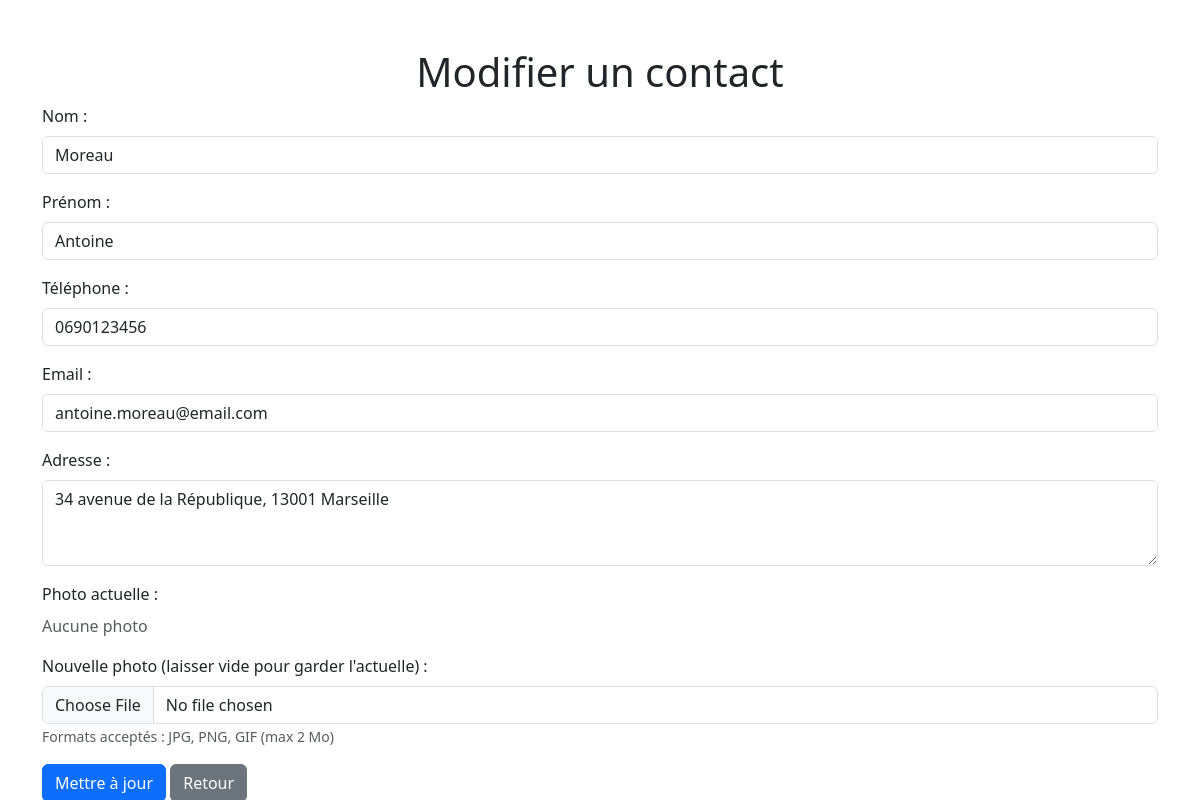
Screenshot of /index.php?action=edit&id=9 (signed in) with the database file from the repository.
### tables this page shows
CREATE TABLE IF NOT EXISTS CARNET (
    id INT AUTO_INCREMENT PRIMARY KEY,
    nom VARCHAR(100) NOT NULL,
    prenom VARCHAR(100) NOT NULL,
    telephone VARCHAR(15) NOT NULL,
    email VARCHAR(100) NOT NULL,
    adresse TEXT,
    photo VARCHAR(255) DEFAULT NULL,
    created_at TIMESTAMP DEFAULT CURRENT_TIMESTAMP
);

### controllers/contact_controller.php (called while the page is built, shortened)
<?php
require_once __DIR__ . '/../models/contact_model.php';
require_once __DIR__ . '/../models/LogModel.php';
function showEditForm() {
    global $pdo;
    $id = $_GET['id'] ?? null;
    $contact = getContactById($pdo, $id);
    include __DIR__ . '/../views/contact/edit.php';
}
?>

### models/contact_model.php (called while the page is built, shortened)
<?php
function getContactById($pdo, $id) {
    $stmt = $pdo->prepare("SELECT * FROM CARNET WHERE id = ?");
    $stmt->execute([$id]);
    return $stmt->fetch(PDO::FETCH_ASSOC);
}
?>

### views/contact/edit.php (the view, shortened to what this page needs)
<?php
$old = $_SESSION['old'] ?? [];
?>
<!DOCTYPE html>
<html lang="fr">
<head>
    <link href="https://cdn.jsdelivr.net/npm/bootstrap@5.3.8/dist/css/bootstrap.min.css" rel="stylesheet">
</head>
<body>
<div class="container mt-5">
    <h1 class="text-center">Modifier un contact</h1>
    <form action="index.php?action=update" method="POST" enctype="multipart/form-data">
        <div class="mb-3">
            <label for="nom" class="form-label">Nom :</label>
            <input type="text" id="nom" name="nom" class="form-control" value="<?= htmlspecialchars($old['nom'] ?? $contact['nom']) ?>" required>
        </div>
        <div class="mb-3">
            <label for="prenom" class="form-label">Prénom :</label>
            <input type="text" id="prenom" name="prenom" class="form-control" value="<?= htmlspecialchars($old['prenom'] ?? $contact['prenom']) ?>" required>
        </div>
        <div class="mb-3">
            <label for="telephone" class="form-label">Téléphone :</label>
            <input type="text" id="telephone" name="telephone" class="form-control" value="<?= htmlspecialchars($old['telephone'] ?? $contact['telephone']) ?>" required>
        </div>
        <div class="mb-3">
            <label for="email" class="form-label">Email :</label>
            <input type="email" id="email" name="email" class="form-control" value="<?= htmlspecialchars($old['email'] ?? $contact['email']) ?>" required>
        </div>
        <div class="mb-3">
            <label for="adresse" class="form-label">Adresse :</label>
            <textarea id="adresse" name="adresse" rows="3" class="form-control" required><?= htmlspecialchars($old['adresse'] ?? $contact['adresse']) ?></textarea>
        </div>
        <div class="mb-3">
            <label class="form-label">Photo actuelle :</label>
            <?php if ($contact['photo']): ?>
                <div>
                    <img src="<?= htmlspecialchars($contact['photo']) ?>" alt="Photo" style="max-width: 100px; max-height: 100px;" class="img-thumbnail">
                    <small class="d-block">Fichier : <?= basename($contact['photo']) ?></small>
                </div>
            <?php else: ?>
                <p class="text-muted">Aucune photo</p>
            <?php endif; ?>
        </div>
        <div class="mb-3">
            <label for="photo" class="form-label">Nouvelle photo (laisser vide pour garder l'actuelle) :</label>
            <input type="file" id="photo" name="photo" class="form-control" accept="image/jpeg,image/png,image/gif">
            <small class="text-muted">Formats acceptés : JPG, PNG, GIF (max 2 Mo)</small>
        </div>
        <button type="submit" class="btn btn-primary">Mettre à jour</button>
        <a href="index.php?action=list" class="btn btn-secondary">Retour</a>
    </form>
</div>
</body>
</html>

### rows the page displays
carnet: nom "Moreau", prenom "Antoine", telephone "0690123456", email "antoine.moreau@email.com", adresse "34 avenue de la République, 13001 Marseille"
